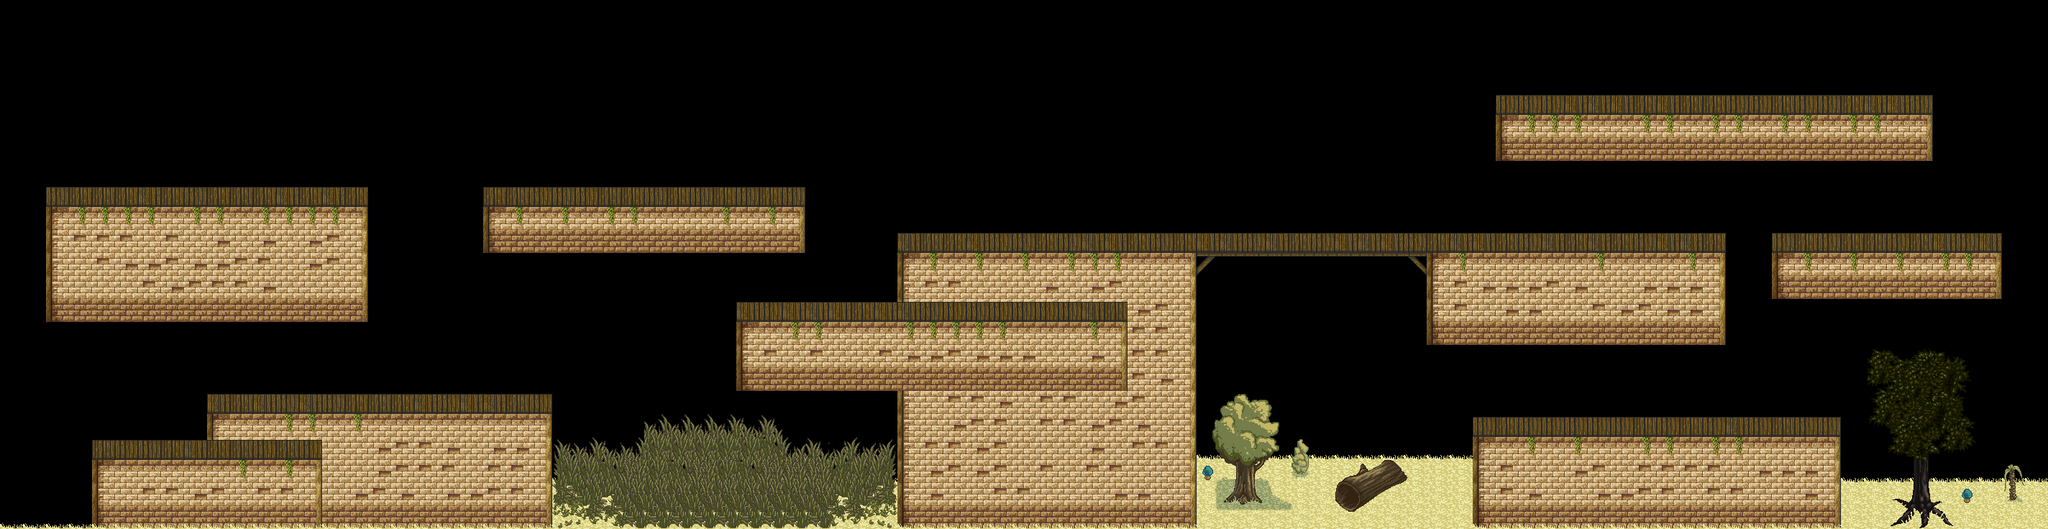

Rendered tile map (Tiled .tmx) drawn with the repository's tilesets; below, a short description and the map source with its tile grids summarised:
An orthogonal 89x23 tile map with 32x32 px tiles, 4 tile layers (4. csemperéteg, 2. csemperéteg, 1. csemperéteg, 3. csemperéteg) and 44 objects.

<map version="1.2" tiledversion="1.2.1" orientation="orthogonal" renderorder="right-down" width="89" height="23" tilewidth="32" tileheight="32" infinite="0" nextlayerid="86" nextobjectid="254">
 <tileset firstgid="1" name="hyptosis" tilewidth="32" tileheight="32" tilecount="3600" columns="30">
  <image source="../tileset/hyptosis.png" width="960" height="3840" />
  <terraintypes>
   <terrain name="StoneWall1" tile="475" />
   <terrain name="StoneWall2" tile="2457" />
   <terrain name="StoneWall3" tile="2644" />
   <terrain name="StoneWall4" tile="1094" />
   <terrain name="StoneWall5" tile="1097" />
   <terrain name="StoneWall7" tile="1774" />
   <terrain name="StoneWall8" tile="2554" />
  </terraintypes>
  <tile id="312" terrain="0,0,0,0" />
  <tile id="375" terrain="0,0,0,0" />
  <tile id="402" terrain="0,0,0,0" />
  <tile id="475" terrain=",,,0" />
  <tile id="476" terrain=",,0,0" />
  <tile id="477" terrain=",,0," />
  <tile id="504" terrain=",0,,0" />
  <tile id="505" terrain="0,0,0,0" />
  <tile id="506" terrain="0,,0," />
  <tile id="507" terrain="0,0,0,0" />
  <tile id="534" terrain=",0,," />
  <tile id="535" terrain="0,0,," />
  <tile id="536" terrain="0,,," />
  <tile id="537" terrain="0,0,0,0" />
  <tile id="642" terrain="0,0,0,0" />
  <tile id="882" terrain="0,0,0,0" />
  <tile id="1006" terrain="4,4,4,4" />
  <tile id="1036" terrain="4,4,4,4" />
  <tile id="1038" terrain="0,0,0,0" />
  <tile id="1039" terrain="0,0,0,0" />
  <tile id="1066" terrain="4,4,4,4" />
  <tile id="1068" terrain="0,0,0,0" />
  <tile id="1069" terrain="4,4,4,4" />
  <tile id="1092" terrain="3,3,3,3" />
  <tile id="1093" terrain="3,3,3,3" />
  <tile id="1094" terrain=",,,3" />
  <tile id="1095" terrain=",,3,3" />
  <tile id="1096" terrain=",,3," />
  <tile id="1097" terrain=",,,4" />
  <tile id="1098" terrain=",,4,4" />
  <tile id="1099" terrain=",,4," />
  <tile id="1122" terrain=",3,," />
  <tile id="1123" terrain="3,3,3,3" />
  <tile id="1124" terrain=",3,,3" />
  <tile id="1126" terrain="3,,3," />
  <tile id="1127" terrain=",4,,4" />
  <tile id="1129" terrain="4,,4," />
  <tile id="1154" terrain=",3,," />
  <tile id="1155" terrain="3,3,," />
  <tile id="1156" terrain="3,,," />
  <tile id="1157" terrain=",4,," />
  <tile id="1158" terrain="4,4,," />
  <tile id="1159" terrain="4,,," />
  <tile id="1625" terrain="2,2,2,2" />
  <tile id="1626" terrain="2,,2," />
  <tile id="1628" terrain=",,2,2" />
  <tile id="1629" terrain=",,2," />
  <tile id="1655" terrain="2,2,," />
  <tile id="1656" terrain="2,,," />
  <tile id="1657" terrain="2,2,2,2" />
  <tile id="1658" terrain="2,2,2,2" />
  <tile id="1659" terrain=",,2,2" />
  <tile id="1723" terrain="4,4,4,4" />
  <tile id="1774" terrain=",,,5" />
  <tile id="1775" terrain=",,5,5" />
  <tile id="1776" terrain=",,5," />
  <tile id="1777" terrain="5,5,5,5" />
  <tile id="1778" terrain="5,5,5,5" />
  <tile id="1804" terrain=",5,,5" />
  <tile id="1805" terrain="5,5,5,5" />
  <tile id="1806" terrain="5,,5," />
  <tile id="1807" terrain="5,5,5,5" />
  <tile id="1808" terrain="5,5,5,5" />
  <tile id="1834" terrain=",5,," />
  <tile id="1835" terrain="5,5,," />
  <tile id="1836" terrain="5,,," />
  <tile id="2289" terrain=",,6,6" />
  <tile id="2290" terrain=",,6," />
  <tile id="2319" terrain="6,6,6,6" />
  <tile id="2320" terrain="6,,6," />
  <tile id="2349" terrain="6,6,," />
  <tile id="2350" terrain="6,,," />
  <tile id="2454" terrain=",,1,1" />
  <tile id="2456" terrain=",,1," />
  <tile id="2457" terrain=",,,1" />
  <tile id="2484" terrain="1,1,," />
  <tile id="2485" terrain="1,1,," />
  <tile id="2486" terrain="1,,," />
  <tile id="2487" terrain=",1,," />
  <tile id="2554" terrain=",,,6" />
  <tile id="2584" terrain=",6,,6" />
  <tile id="2614" terrain=",6,," />
  <tile id="2644" terrain=",,,2" />
  <tile id="2674" terrain=",2,,2" />
  <tile id="2704" terrain=",2,," />
 </tileset>
 <layer id="82" name="4. csemperéteg" width="89" height="23">
  <data>[2047 cells, 178 non-empty, 13 distinct tile ids]</data>
 </layer>
 <layer id="83" name="2. csemperéteg" width="89" height="23">
  <data>[2047 cells, 246 non-empty, 15 distinct tile ids]</data>
 </layer>
 <layer id="84" name="1. csemperéteg" width="89" height="23">
  <data>[2047 cells, 505 non-empty, 22 distinct tile ids]</data>
 </layer>
 <layer id="85" name="3. csemperéteg" width="89" height="23">
  <data>[2047 cells, 189 non-empty, 76 distinct tile ids]</data>
 </layer>
 <objectgroup color="#ffaa00" id="16" name="Ground">
  <object id="203" x="2059" y="599" width="489" height="19" />
  <object id="204" x="2480" y="343" width="291" height="17" />
  <object id="205" x="2099" y="149" width="574" height="19" />
  <object id="206" x="1264" y="343" width="1121" height="18" />
  <object id="208" x="1041" y="440" width="514" height="20" />
  <object id="209" x="681" y="277.5" width="415" height="22" />
  <object id="211" x="82.5" y="278" width="415" height="22" />
  <object id="212" x="306" y="566.667" width="448" height="21.3333" />
  <object id="213" x="146.667" y="628.667" width="282.667" height="20.6667" />
 </objectgroup>
 <objectgroup color="#ff0000" id="30" name="Enemies">
  <object id="174" x="1320" y="304">
   <properties>
    <property name="block" type="int" value="2" />
   </properties>
   <polyline points="-32.2086,21 191.791,21" />
  </object>
  <object id="223" x="1676.39" y="306">
   <properties>
    <property name="block" type="int" value="2" />
   </properties>
   <polyline points="-47.594,21 283.406,21" />
  </object>
  <object id="224" x="2157" y="303">
   <properties>
    <property name="block" type="int" value="2" />
   </properties>
   <polyline points="-32.2086,21 191.791,21" />
  </object>
  <object id="225" x="2151" y="108">
   <properties>
    <property name="block" type="int" value="3" />
   </properties>
   <polyline points="-32.2086,21 191.791,21" />
  </object>
  <object id="226" x="2467" y="105">
   <properties>
    <property name="block" type="int" value="3" />
   </properties>
   <polyline points="-32.2086,21 191.791,21" />
  </object>
  <object id="227" x="2539" y="307">
   <properties>
    <property name="block" type="int" value="3" />
   </properties>
   <polyline points="-32.2086,21 191.791,21" />
  </object>
  <object id="228" x="2104" y="553">
   <properties>
    <property name="block" type="int" value="3" />
   </properties>
   <polyline points="-32.2086,21 191.791,21" />
  </object>
  <object id="231" x="728" y="237">
   <properties>
    <property name="block" type="int" value="2" />
   </properties>
   <polyline points="-32.2086,21 191.791,21" />
  </object>
  <object id="232" x="1081" y="401">
   <properties>
    <property name="block" type="int" value="2" />
   </properties>
   <polyline points="-32.2086,21 191.791,21" />
  </object>
  <object id="234" x="547" y="523">
   <properties>
    <property name="block" type="int" value="1" />
   </properties>
   <polyline points="-32.2086,21 191.791,21" />
  </object>
  <object id="235" x="301" y="232">
   <properties>
    <property name="block" type="int" value="1" />
   </properties>
   <polyline points="-32.2086,21 191.791,21" />
  </object>
  <object id="236" x="130" y="232">
   <properties>
    <property name="block" type="int" value="1" />
   </properties>
   <polyline points="-32.2086,21 191.791,21" />
  </object>
  <object id="237" x="203" y="596">
   <properties>
    <property name="block" type="int" value="1" />
   </properties>
   <polyline points="-32.2086,21 191.791,21" />
  </object>
  <object id="244" x="237" y="596">
   <properties>
    <property name="block" type="int" value="1" />
   </properties>
   <polyline points="-32.2086,21 191.791,21" />
  </object>
  </objectgroup>
 <objectgroup color="#ff00ff" id="17" name="Ladders">
  <!-- 9 objects omitted --></objectgroup>
 <objectgroup id="18" name="Player">
  <!-- 3 objects omitted --></objectgroup>
</map>
<!-- 21 of 44 objects omitted -->
